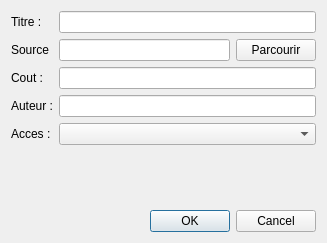
<?xml version="1.0" encoding="UTF-8"?>
<ui version="4.0">
 <class>DescripteurDialog</class>
 <widget class="QDialog" name="DescripteurDialog">
  <property name="geometry">
   <rect>
    <x>0</x>
    <y>0</y>
    <width>327</width>
    <height>243</height>
   </rect>
  </property>
  <property name="windowTitle">
   <string>Dialog</string>
  </property>
  <layout class="QVBoxLayout" name="verticalLayout">
   <item>
    <layout class="QGridLayout" name="gridLayout">
     <item row="0" column="0">
      <widget class="QLabel" name="label">
       <property name="text">
        <string>Titre :</string>
       </property>
      </widget>
     </item>
     <item row="3" column="0">
      <widget class="QLabel" name="label_4">
       <property name="text">
        <string>Auteur :</string>
       </property>
      </widget>
     </item>
     <item row="3" column="1">
      <widget class="QLineEdit" name="edAuteur"/>
     </item>
     <item row="2" column="0">
      <widget class="QLabel" name="label_3">
       <property name="text">
        <string>Cout :</string>
       </property>
      </widget>
     </item>
     <item row="0" column="1">
      <widget class="QLineEdit" name="edTitre"/>
     </item>
     <item row="4" column="1">
      <widget class="QComboBox" name="accesBox"/>
     </item>
     <item row="1" column="1">
      <layout class="QHBoxLayout" name="horizontalLayout_3">
       <item>
        <widget class="QLineEdit" name="edSource"/>
       </item>
       <item>
        <widget class="QPushButton" name="btnParcourir">
         <property name="text">
          <string>Parcourir</string>
         </property>
        </widget>
       </item>
      </layout>
     </item>
     <item row="4" column="0">
      <widget class="QLabel" name="label_5">
       <property name="text">
        <string>Acces :</string>
       </property>
      </widget>
     </item>
     <item row="2" column="1">
      <widget class="QLineEdit" name="edCout"/>
     </item>
     <item row="1" column="0">
      <widget class="QLabel" name="label_2">
       <property name="text">
        <string>Source</string>
       </property>
      </widget>
     </item>
    </layout>
   </item>
   <item>
    <spacer name="verticalSpacer">
     <property name="orientation">
      <enum>Qt::Orientation::Vertical</enum>
     </property>
     <property name="sizeHint" stdset="0">
      <size>
       <width>20</width>
       <height>116</height>
      </size>
     </property>
    </spacer>
   </item>
   <item>
    <widget class="QDialogButtonBox" name="buttonBox">
     <property name="orientation">
      <enum>Qt::Orientation::Horizontal</enum>
     </property>
     <property name="standardButtons">
      <set>QDialogButtonBox::StandardButton::Cancel|QDialogButtonBox::StandardButton::Ok</set>
     </property>
    </widget>
   </item>
  </layout>
 </widget>
 <resources/>
 <connections>
  <connection>
   <sender>buttonBox</sender>
   <signal>accepted()</signal>
   <receiver>DescripteurDialog</receiver>
   <slot>accept()</slot>
   <hints>
    <hint type="sourcelabel">
     <x>248</x>
     <y>254</y>
    </hint>
    <hint type="destinationlabel">
     <x>157</x>
     <y>274</y>
    </hint>
   </hints>
  </connection>
  <connection>
   <sender>buttonBox</sender>
   <signal>rejected()</signal>
   <receiver>DescripteurDialog</receiver>
   <slot>reject()</slot>
   <hints>
    <hint type="sourcelabel">
     <x>316</x>
     <y>260</y>
    </hint>
    <hint type="destinationlabel">
     <x>286</x>
     <y>274</y>
    </hint>
   </hints>
  </connection>
 </connections>
</ui>
